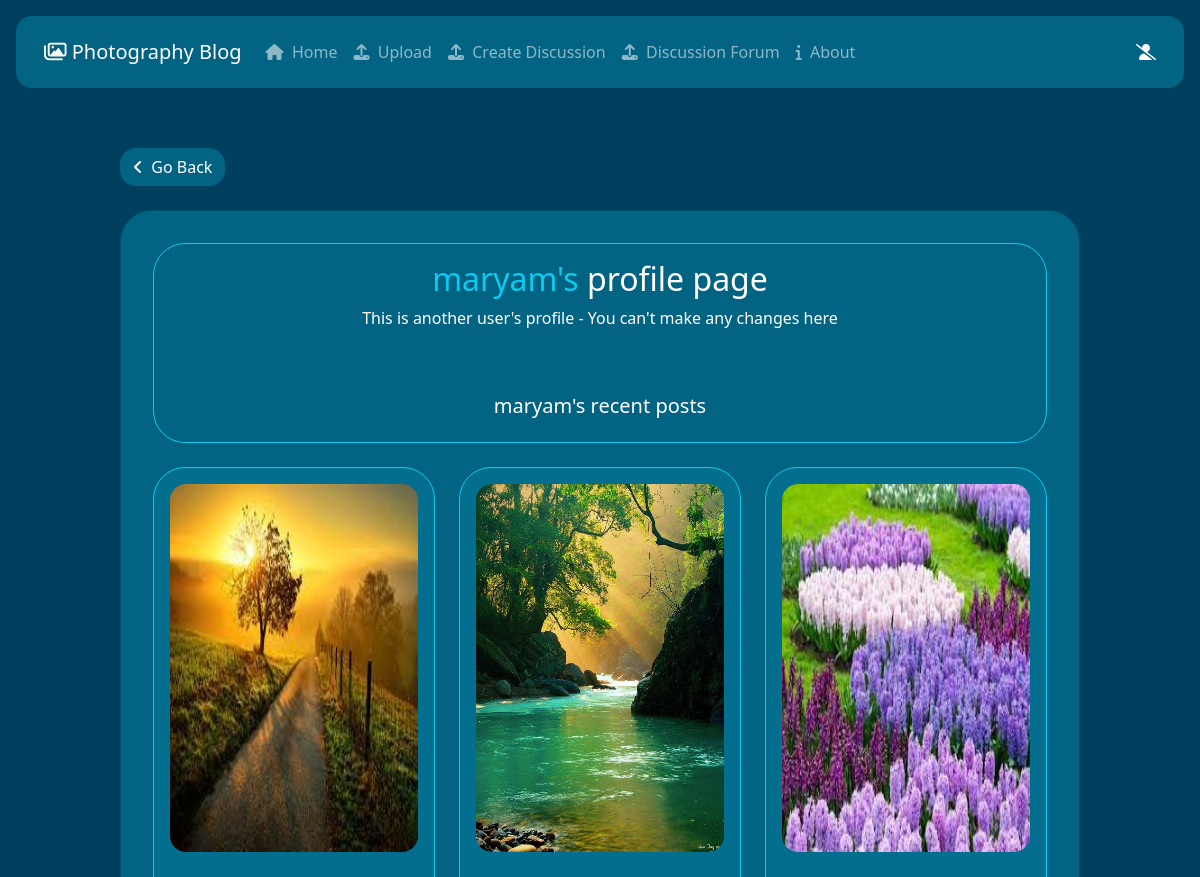
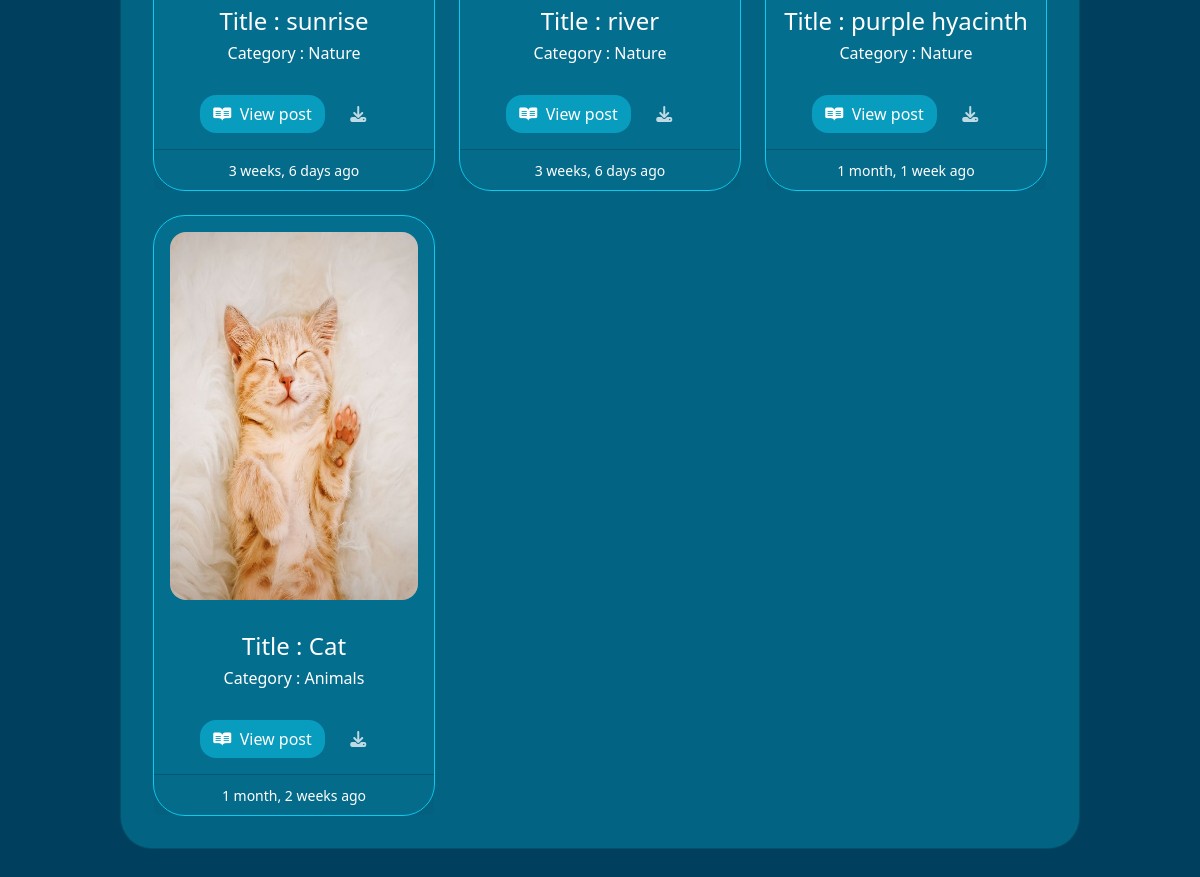
Screenshot of /profile/5/ with the database file from the repository (2 pictures, top to bottom).
### mysite/models.py (models this page shows, shortened)
class Photo(models.Model):
    user = models.ForeignKey(User,on_delete=models.CASCADE)
    category = models.ForeignKey(Category,on_delete=models.CASCADE)
    title = models.CharField(max_length=100,null=True,blank=False,)
    description = models.CharField(max_length=500,null=True,blank=False)
    image = models.ImageField(null=True,blank = False)
    created = models.DateTimeField(auto_now_add=True,auto_created=True)
    class Meta:
        ordering = ['-created']

class Category(models.Model):
    name = models.CharField(max_length=200,null=True,blank=False)

### mysite/views.py (the view)
# urls.py: re_path(r'^profile/.*/read/(?P<id>\d+)/$', views.read,name="read"),
def profile(request,id):
    user = User.objects.get(id=id)
    photo = Photo.objects.all().order_by('-created')
    print('user id : ',user.id)
    if request.method == 'POST':
        user.delete()
        return redirect('home')
    context = {
        'user' : user,
        'photo' : photo
    }
    return render(request, 'base/profile.html',context)

### mysite/templates/base/profile.html (shortened to what this page needs)
{% include 'base/nav.html' %}
<!DOCTYPE html>
<html lang="en">
<head>
</head>
<body>
    <div class="cont">
      <button class="btn bg-info text-white bg-opacity-25  rounded-4 " id="back-button"><i class="fa-solid fa-angle-left"></i>&nbsp; Go Back</button>
        <br>
        <br>
        <div class="card text-center bg-info text-white bg-opacity-25 rounded-5">
            <div class="card-body m-3">
              <div class="border border-info p-3 rounded-5">
              <h2 class="card-title"><span class=" text-info">{{user.username}}'s </span>profile page</h2>
              {% if request.user.id == user.id %}
              <p class="card-text">Access your profile for any changes in your recent post </p>
<button type="button" class="btn bg-danger bg-opacity-75 rounded-4 p-3 text-white" data-bs-toggle="modal" data-bs-target="#staticBackdrop">
  <i class="fa-solid fa-user-large-slash"></i> &nbsp; Delete Account
</button>
{% else %}
<p>This is another user's profile - You can't make any changes here</p>
{% endif %}
            <br> <br>
              <h5>{{user.username}}'s recent posts</h5>
            </div>
              <br>
              <div class="row row-cols-1 row-cols-md-3 g-4" >
                {% for i in photo %}
                {% if user.id == i.user.id %}
                <div class="col">
                  <div class="card h-100 bg-info text-white bg-opacity-10 border border-info rounded-5">
                    <img src="{{i.image.url}}" class="card-img-top rounded-5 p-3 " style="height: 50vh;" alt="...">
                    <div class="card-body">
                      <h4 class="card-title">Title : {{i.title}}</h4>
                      <h6 class="card-title">Category : {{i.category.name}}</h6> <br>
                      <a href="read/{{i.id}}"><button class="btn bg-info text-white bg-opacity-50 rounded-4"><i class="fa-brands fa-readme" class="fa-brands fa-readme" style="color: #ffffff;"></i>&nbsp; View post</button></a>  &nbsp;
                      <a href="{{i.image.url}}" download><button type="button" id="liveToastBtn" class="btn text-white text-opacity-75 " ><i class="fa-solid fa-download"></i></button></a>  &nbsp;
                    </div>
                    <div class="card-footer">
                     <center><small class="text-white">{{i.created|timesince}} ago</small></center>
                    </div>
                  </div>
                </div>
                {% endif %}
            {% endfor %}
          </div>
    </div>
</body>
</html>

### mysite/templates/base/nav.html (style rules this page uses)
body { background-color: rgb(0, 64, 94); color: white; }

### mysite/templates/base/profile.html (style rules this page uses)
.cont { margin: 5% 10%; }

### rows the page displays
Photo: image (picture), title "sunrise", category.name "Nature", created "3 weeks, 6 days"
Photo: image (picture), title "river", category.name "Nature", created "3 weeks, 6 days"
Photo: image (picture), title "purple hyacinth", category.name "Nature", created "1 month, 1 week"
Photo: image (picture), title "Cat", category.name "Animals", created "1 month, 2 weeks"

### other values shown
{{ user.username }} "maryam"
